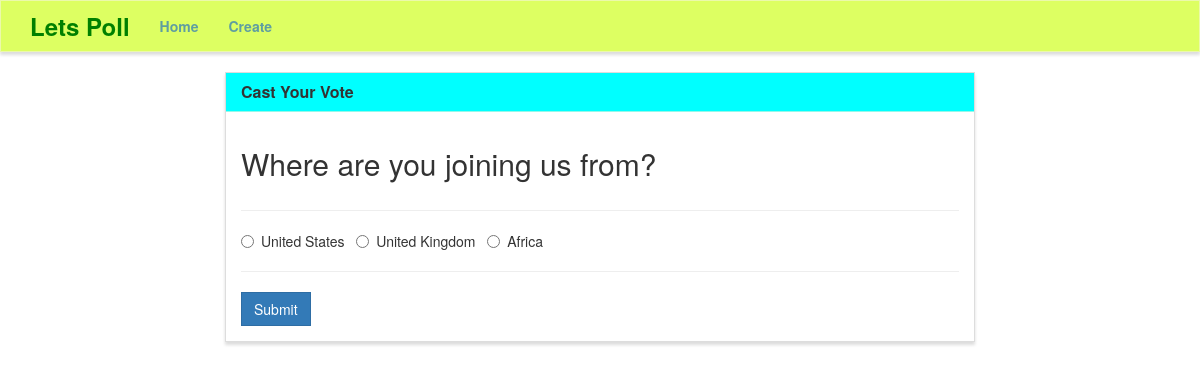
The app's page /vote/6/ with its own data.
### poll/models.py (models this page shows, shortened)
class Poll(models.Model):
    question = models.TextField()
    option_one = models.CharField(max_length=30)
    option_two = models.CharField(max_length=30)
    option_three = models.CharField(max_length=30)
    option_one_count = models.IntegerField(default=0)
    option_two_count = models.IntegerField(default=0)
    option_three_count = models.IntegerField(default=0)
    totaloptions = ('option_one' + 'option_two' + 'option_three')
    totaloptioncount = ('option_one_count' + 'option_two_count' + 'option_three_count')

### poll/views.py (the view, shortened to what this page needs)
# urls.py: path('vote/<poll_id>/', poll_views.vote, name='vote'),
def vote(request, poll_id):
    poll = Poll.objects.get(pk=poll_id)
    context = {
        'poll' : poll
    }
    return render(request, 'poll/vote.html', context)

### poll/templates/poll/vote.html (shortened to what this page needs)
{% extends "poll/base.html" %}
{% block main %}
<div class="row">
    <div class="col-lg-8 col-lg-offset-2">
        <div class="panel panel-default">
            <div class="panel-heading" style="background-color: cyan;">
                <h3 class="panel-title">Cast Your Vote</h3>
            </div>
            <div class="panel-body">
                <div class="row">
                    <div class="col-lg-12">
                        <h2>{{ poll.question }}</h2>
                    </div>
                </div>
                <div class="row">
                    <div class="col-lg-12">
                        <hr />
                        <form method="POST">
                            <div class="form-group">
                                <div class="radio">
                                    <label>
                                        <input type="radio" name="poll" value="option1">
                                        {{ poll.option_one }}
                                    </label> &nbsp;
                                    <label>
                                        <input type="radio" name="poll" value="option2">
                                        {{ poll.option_two }}
                                    </label> &nbsp;
                                    <label>
                                        <input type="radio" name="poll" value="option3">
                                        {{ poll.option_three }}
                                    </label> &nbsp;
                                </div>
                            </div>
                            <hr />
                            <button type="submit" class="btn btn-primary">
                                Submit
                            </button>
                        </form>
                    </div>
                </div>
            </div>
        </div>
    </div>
</div>
{% endblock %}

### poll/static/style.css (style rules this page uses)
.navbar-default, .btn, .form-control, .panel { border-radius: 0; }
.panel-default > .panel-heading { color: #333; background-color: rgba(245, 245, 220, .7); border-color: rgba(245, 245, 220, .6); border-top-left-radius: 0; border-top-right-radius: 0; }
.panel { box-shadow: 0px 3px 3px 0px #ddd; }
a.navbar-brand, .panel-title { font-weight: bolder; }

### records on screen
Poll: question "Where are you joining us from?", option_one "United States", option_two "United Kingdom", option_three "Africa"
